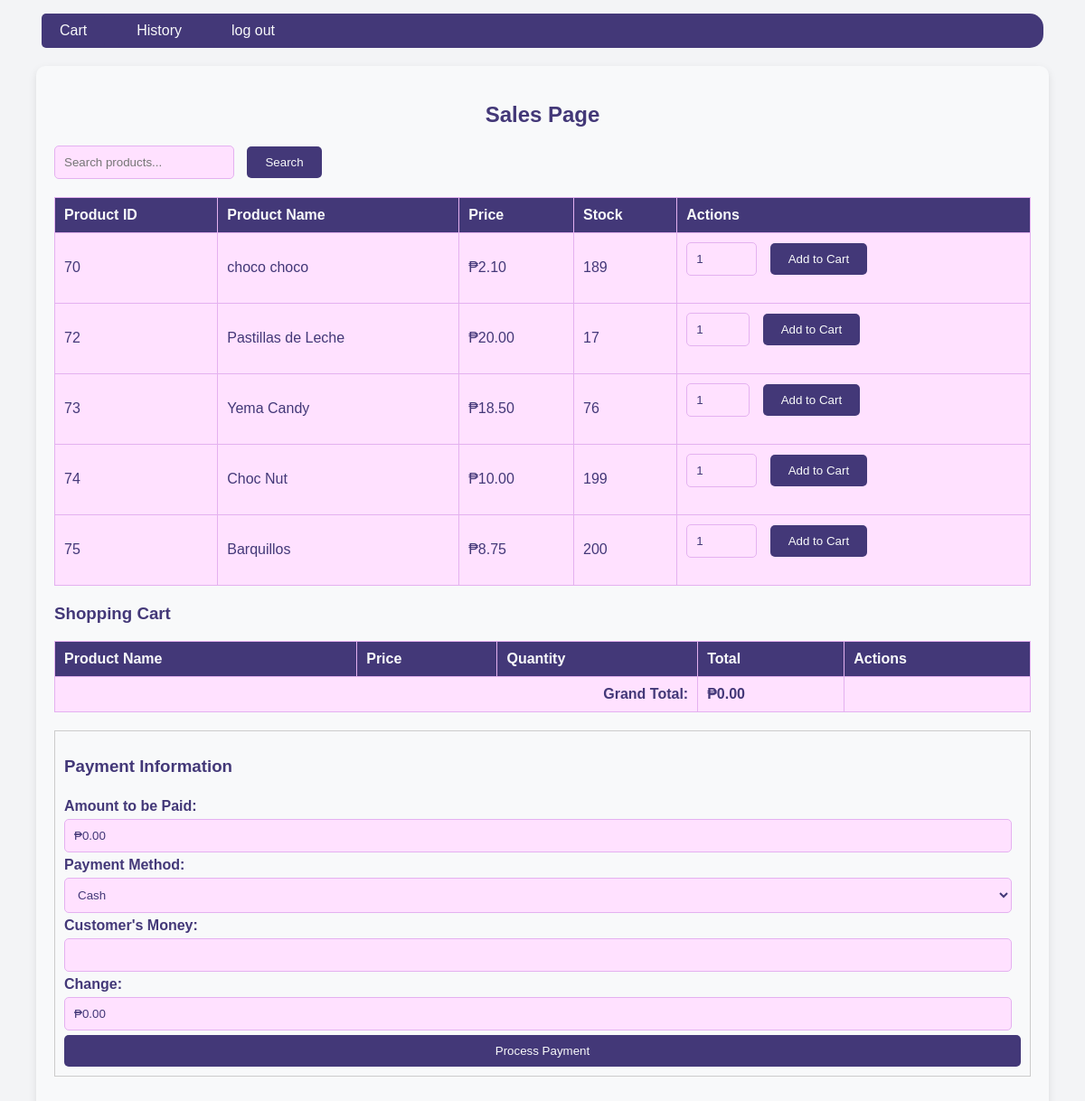
The page /sales.php on the database its author committed.
### tables this page shows
CREATE TABLE `inventory` (
  `product_id` int(11) NOT NULL,
  `name` varchar(100) NOT NULL,
  `description` text DEFAULT NULL,
  `price` decimal(10,2) NOT NULL,
  `quantity` int(11) NOT NULL
);

### sales.php (the view, shortened to what this page needs)
<?php
require_once 'include/Database-connector.php';
$search_term = isset($_GET['search']) ? $_GET['search'] : '';
$rows_per_page = isset($_GET['rows']) ? (int) $_GET['rows'] : 5;
$current_page = isset($_GET['page']) ? (int) $_GET['page'] : 1;
$offset = ($current_page - 1) * $rows_per_page;
$search_term_with_wildcards = "%" . $search_term . "%";
$sql = "SELECT * FROM Inventory WHERE name LIKE ? LIMIT ?, ?";
$stmt = $conn->prepare($sql);
$stmt->bind_param("sii", $search_term_with_wildcards, $offset, $rows_per_page);
$stmt->execute();
$result = $stmt->get_result();
?>
<!DOCTYPE html>
<html lang="en">
<head>
    <link rel="stylesheet" href="/css/account-management.css">
</head>
<body>
    <header>
        <div class="navbar-cashier">
            <a href="#cart-summary">Cart</a>
            <a href="sales-history.php">History</a>
            <a href="logout.php">log out</a>
        </div>
    </header>
    <div class="container">
        <h2>Sales Page</h2>
        <div class="search-bar">
            <form action="sales.php" method="get">
                <input type="text" name="search" placeholder="Search products..."
                    value="<?php echo htmlspecialchars($search_term); ?>" />
                <button type="submit">Search</button>
            </form>
        </div>
        <div class="products-list">
            <table>
                <thead>
                    <tr>
                        <th>Product ID</th>
                        <th>Product Name</th>
                        <th>Price</th>
                        <th>Stock</th>
                        <th>Actions</th>
                    </tr>
                </thead>
                <tbody>
                    <?php while ($row = $result->fetch_assoc()): ?>
                        <tr>
                            <td><?php echo $row['product_id']; ?></td>
                            <td><?php echo htmlspecialchars($row['name']); ?></td>
                            <td>₱<?php echo number_format($row['price'], 2); ?></td>
                            <td>
                                <?php
                                if ($row['quantity'] == 0) {
                                    echo "<span style='color: red; font-weight: bold;'>Unavailable</span>";
                                } else {
                                    echo $row['quantity'];
                                }
                                ?>
                            </td>
                            <td>
                                <form action="sales.php" method="post" class="add-to-cart-form">
                                    <input type="number" name="quantity" value="1" min="1"
                                        max="<?php echo $row['quantity']; ?>" required>
                                    <button type="submit" name="add_to_cart">Add to Cart</button>
                                </form>
                            </td>
                        </tr>
                    <?php endwhile; ?>
                </tbody>
            </table>
        </div>
        <div id="cart-summary">
            <h3>Shopping Cart</h3>
            <table>
                <thead>
                    <tr>
                        <th>Product Name</th>
                        <th>Price</th>
                        <th>Quantity</th>
                        <th>Total</th>
                        <th>Actions</th>
                    </tr>
                </thead>
                    <?php
                    $grand_total = 0;
                        ?>
                <tfoot>
                    <tr>
                        <td colspan="3" style="text-align:right;"><strong>Grand Total:</strong></td>
                        <td><strong>₱<?php echo number_format($grand_total, 2); ?></strong></td>
                        <td></td>
                    </tr>
                </tfoot>
            </table>
            <form action="sales.php" method="post" class="payment-form">
                <h3>Payment Information</h3>
                <label for="amount_to_be_paid">Amount to be Paid:</label>
                <input type="text" id="amount_to_be_paid" name="amount_to_be_paid"
                    value="₱<?php echo number_format($grand_total, 2); ?>" readonly />
                <label for="payment_method">Payment Method:</label>
                <select name="payment_method" id="payment_method" required>
                    <option value="cash">Cash</option>
                </select>
                <label for="customer_money">Customer's Money:</label>
                <input type="number" name="customer_money" id="customer_money" required min="0" step="0.01" />
                <label for="change">Change:</label>
                <input type="text" id="change" name="change" value="₱0.00" readonly />
                <button type="submit" name="process_payment" class="btn btn-success">Process Payment</button>
            </form>
        </div>
    </div>
</body>
</html>

### css/account-management.css (style rules this page uses)
:root { --primary-dark: rgb(67, 56, 120); --primary: rgb(126, 96, 191); --secondary: rgb(228, 177, 240); --accent: rgb(255, 225, 255); --font-color: #fff; --font-light: #f8f9fa; --bg-color: #f3f4f6; --error: #ff0000; --success: #00ff00; }
body { font-family: Arial, sans-serif; background-color: var(--bg-color); color: var(--primary-dark); margin: 0; padding: 0; }
.container { width: 90%; max-width: 1200px; margin: 20px auto; padding: 20px; background-color: var(--font-light); border-radius: 10px; box-shadow: 0 4px 10px rgba(0, 0, 0, 0.1); }
h2 { color: var(--primary-dark); text-align: center; }
form { margin-bottom: 20px; }
form input, form select { padding: 10px; margin-right: 10px; border: 1px solid var(--secondary); border-radius: 5px; background-color: var(--accent); color: var(--primary-dark); }
form button, .navbar-cashier a { padding: 10px 20px; background-color: var(--primary-dark); color: var(--font-light); border: none; border-radius: 5px; cursor: pointer; transition: background-color 0.3s ease; }
table { width: 100%; border-collapse: collapse; margin-bottom: 20px; }
table th, table td { padding: 10px; text-align: left; border: 1px solid var(--secondary); }
table th { background-color: var(--primary-dark); color: var(--font-light); }
table td { background-color: var(--accent); }
.navbar-cashier { background-color: var(--primary-dark); margin: 15px 46px; display: flex; gap: 15px; border-radius: 15px; }
.navbar-cashier a { color: var(--font-light); text-decoration: none; }

### sales.php (style rules this page uses)
.payment-form { border: 1px solid #ccc; padding: 10px; display: flex; flex-direction: column; gap: 5px; }
.payment-form input { box-sizing: border-box; }
.payment-form label { font-weight: 600; }
.payment-form #payment_method { display: block; }

### rows shown on the page
inventory: product_id "70", name "choco choco", price "2.10", quantity "189"
inventory: product_id "72", name "Pastillas de Leche", price "20.00", quantity "17"
inventory: product_id "73", name "Yema Candy", price "18.50", quantity "76"
inventory: product_id "74", name "Choc Nut", price "10.00", quantity "199"
inventory: product_id "75", name "Barquillos", price "8.75", quantity "200"

### other values the page prints
$grand_total "0.00"
